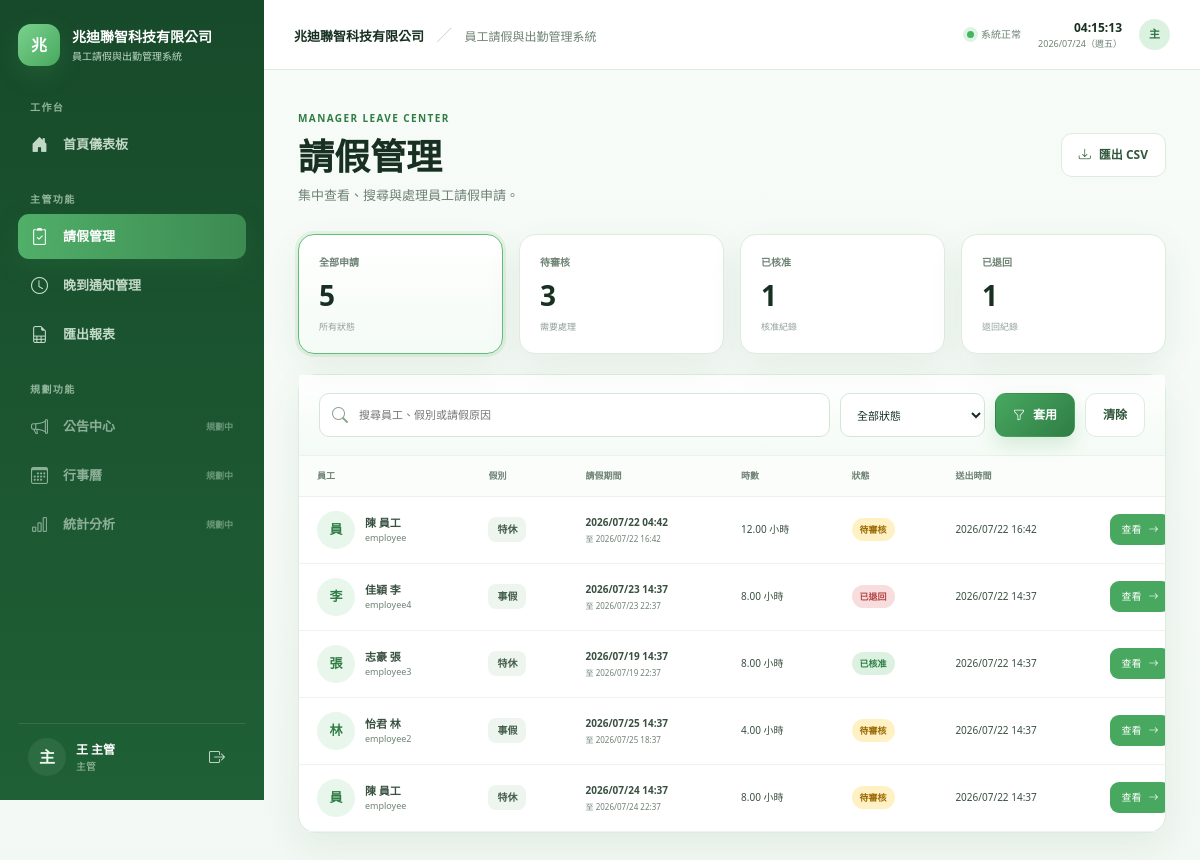
Before: /manager/leave/ (signed in) with the older database file.
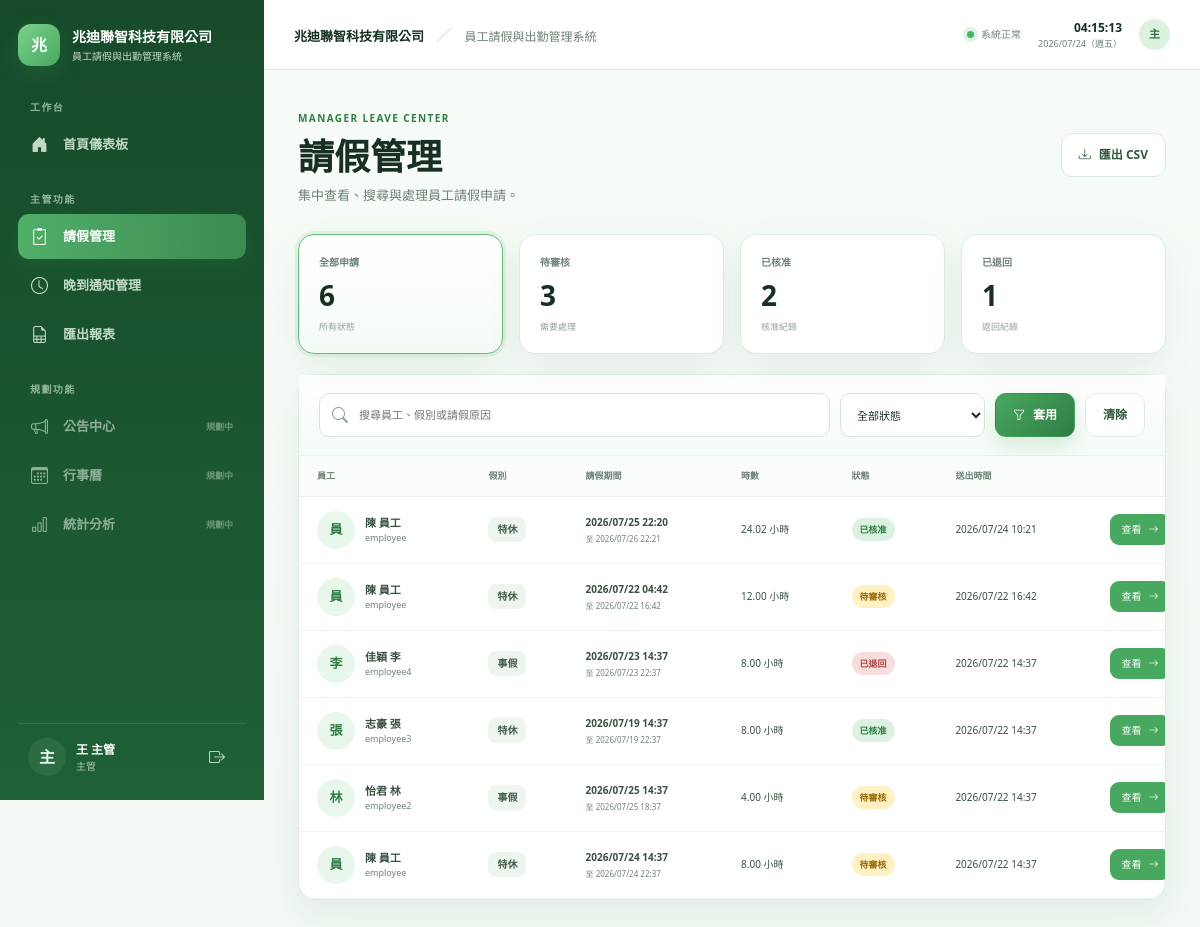
After: the same page with the newer database file.
### leaveapp/models.py (models this page shows, shortened)
class Profile(models.Model):
    ROLE_EMPLOYEE = "employee"
    ROLE_MANAGER = "manager"
    ROLE_ADMIN = "admin"
    ROLE_CHOICES = [
        (ROLE_EMPLOYEE, "員工"),
        (ROLE_MANAGER, "主管"),
        (ROLE_ADMIN, "系統管理者"),
    ]
    user = models.OneToOneField(User, on_delete=models.CASCADE, related_name="profile")
    role = models.CharField(max_length=20, choices=ROLE_CHOICES, default=ROLE_EMPLOYEE)
    manager = models.ForeignKey(
        User,
        on_delete=models.SET_NULL,
        null=True,
        blank=True,
        related_name="team_members",
        verbose_name="直屬主管",
    )

class LeaveRequest(models.Model):
    STATUS_PENDING = "pending"
    STATUS_APPROVED = "approved"
    STATUS_REJECTED = "rejected"
    STATUS_CANCELLED = "cancelled"
    STATUS_CHOICES = [
        (STATUS_PENDING, "待審核"),
        (STATUS_APPROVED, "已核准"),
        (STATUS_REJECTED, "已退回"),
        (STATUS_CANCELLED, "已取消"),
    ]
    employee = models.ForeignKey(User, on_delete=models.CASCADE, related_name="leave_requests")
    leave_type = models.ForeignKey(LeaveType, on_delete=models.PROTECT)
    start_datetime = models.DateTimeField(verbose_name="開始時間")
    end_datetime = models.DateTimeField(verbose_name="結束時間")
    reason = models.TextField(verbose_name="請假原因")
    attachment = models.FileField(upload_to="leave_attachments/%Y/%m/", blank=True, null=True)
    status = models.CharField(max_length=20, choices=STATUS_CHOICES, default=STATUS_PENDING)
    manager = models.ForeignKey(
        User,
        on_delete=models.SET_NULL,
        null=True,
        blank=True,
        related_name="managed_leave_requests",
    )
    manager_comment = models.TextField(blank=True, verbose_name="主管備註")
    created_at = models.DateTimeField(auto_now_add=True)
    reviewed_at = models.DateTimeField(blank=True, null=True)
    balance_applied = models.BooleanField(default=False)
    class Meta:
        ordering = ["-created_at"]
    @property
    def duration_hours(self):
        if not self.start_datetime or not self.end_datetime:
            return Decimal("0.00")
        seconds = (self.end_datetime - self.start_datetime).total_seconds()
        return Decimal(str(max(seconds / 3600, 0))).quantize(Decimal("0.01"))

class LeaveType(models.Model):
    name = models.CharField(max_length=50, unique=True, verbose_name="假別名稱")
    requires_attachment = models.BooleanField(default=False, verbose_name="需附件")
    active = models.BooleanField(default=True, verbose_name="啟用")
    display_order = models.PositiveIntegerField(default=0, verbose_name="顯示順序")
    class Meta:
        ordering = ["display_order", "id"]
        verbose_name = "假別"
        verbose_name_plural = "假別"

### leaveapp/views.py (the view, shortened to what this page needs)
# urls.py: path("manager/leave/", views.manager_leave_list, name="manager_leave_list"),
@login_required
@manager_required
def manager_leave_list(request):
    query = request.GET.get("q", "").strip()
    status = request.GET.get("status", "all").strip()
    requests_qs = _manager_leave_queryset(request.user).select_related(
        "employee",
        "leave_type",
        "manager",
    )
    valid_statuses = {
        LeaveRequest.STATUS_PENDING,
        LeaveRequest.STATUS_APPROVED,
        LeaveRequest.STATUS_REJECTED,
        LeaveRequest.STATUS_CANCELLED,
    }
    if status in valid_statuses:
        requests_qs = requests_qs.filter(status=status)
    all_visible = _manager_leave_queryset(request.user)
    counts = {
        "all": all_visible.count(),
        "pending": all_visible.filter(status=LeaveRequest.STATUS_PENDING).count(),
        "approved": all_visible.filter(status=LeaveRequest.STATUS_APPROVED).count(),
        "rejected": all_visible.filter(status=LeaveRequest.STATUS_REJECTED).count(),
        "cancelled": all_visible.filter(status=LeaveRequest.STATUS_CANCELLED).count(),
    }
    return render(
        request,
        "leaveapp/manager_leave_list.html",
        {
            "leave_requests": requests_qs.order_by("-created_at"),
            "query": query,
            "status_filter": status,
            "counts": counts,
        },
    )

### leaveapp/views.py (called while the page is built)
def _manager_leave_queryset(user):
    if user.profile.role == Profile.ROLE_ADMIN:
        return LeaveRequest.objects.all()
    return LeaveRequest.objects.filter(manager=user)

### templates/leaveapp/manager_leave_list.html (shortened to what this page needs)
{% extends "base.html" %}
{% block content %}
<section class="page-heading manager-heading">
  <div>
    <span class="eyebrow">MANAGER LEAVE CENTER</span>
    <h1>請假管理</h1>
    <p>集中查看、搜尋與處理員工請假申請。</p>
  </div>
  <a class="btn-enterprise secondary" href="{% url 'export_csv' %}">
    <i class="bi bi-download"></i>匯出 CSV
  </a>
</section>
<section class="manager-stat-grid">
  <a href="?status=all" class="manager-stat-card {% if status_filter == 'all' %}selected{% endif %}">
    <small>全部申請</small><strong>{{ counts.all }}</strong><span>所有狀態</span>
  </a>
  <a href="?status=pending" class="manager-stat-card {% if status_filter == 'pending' %}selected{% endif %}">
    <small>待審核</small><strong>{{ counts.pending }}</strong><span>需要處理</span>
  </a>
  <a href="?status=approved" class="manager-stat-card {% if status_filter == 'approved' %}selected{% endif %}">
    <small>已核准</small><strong>{{ counts.approved }}</strong><span>核准紀錄</span>
  </a>
  <a href="?status=rejected" class="manager-stat-card {% if status_filter == 'rejected' %}selected{% endif %}">
    <small>已退回</small><strong>{{ counts.rejected }}</strong><span>退回紀錄</span>
  </a>
</section>
<article class="enterprise-panel manager-list-panel">
  <header class="manager-toolbar">
    <form method="get" class="manager-filter-form">
      <div class="manager-search">
        <i class="bi bi-search"></i>
        <input type="search" name="q" value="{{ query }}" placeholder="搜尋員工、假別或請假原因">
      </div>
      <select name="status">
        <option value="all" {% if status_filter == "all" %}selected{% endif %}>全部狀態</option>
      </select>
      <button class="btn-enterprise primary" type="submit"><i class="bi bi-funnel"></i>套用</button>
      <a class="btn-enterprise secondary" href="{% url 'manager_leave_list' %}">清除</a>
    </form>
  </header>
  {% if leave_requests %}
  <div class="manager-table-wrap">
    <table class="manager-table">
      <thead>
        <tr>
          <th>員工</th><th>假別</th><th>請假期間</th><th>時數</th><th>狀態</th><th>送出時間</th><th></th>
        </tr>
      </thead>
      <tbody>
        {% for item in leave_requests %}
        <tr>
          <td>
            <div class="person-cell">
              <span class="person-avatar">{{ item.employee.last_name|default:item.employee.username|slice:":1" }}</span>
              <span><strong>{{ item.employee.get_full_name|default:item.employee.username }}</strong><small>{{ item.employee.username }}</small></span>
            </div>
          </td>
          <td><span class="type-badge">{{ item.leave_type.name }}</span></td>
          <td><strong>{{ item.start_datetime|date:"Y/m/d H:i" }}</strong><small>至 {{ item.end_datetime|date:"Y/m/d H:i" }}</small></td>
          <td>{{ item.duration_hours }} 小時</td>
          <td><span class="status-badge {{ item.status }}">{{ item.get_status_display }}</span></td>
          <td>{{ item.created_at|date:"Y/m/d H:i" }}</td>
          <td><a class="review-link" href="{% url 'leave_detail' item.id %}">查看<i class="bi bi-arrow-right"></i></a></td>
        </tr>
        {% endfor %}
      </tbody>
    </table>
  </div>
  {% else %}
  <div class="empty-state">
    <span><i class="bi bi-search"></i></span>
    <strong>找不到符合條件的請假申請</strong>
    <p>請調整搜尋文字或篩選條件。</p>
  </div>
  {% endif %}
</article>
{% endblock %}

### templates/base.html (shortened to what this page needs)
{% load static %}
<!doctype html>
<html lang="zh-Hant">
<head>
  <link href="https://cdn.jsdelivr.net/npm/bootstrap@5.3.3/dist/css/bootstrap.min.css" rel="stylesheet">
  <link href="https://cdn.jsdelivr.net/npm/bootstrap-icons@1.11.3/font/bootstrap-icons.css" rel="stylesheet">
  <link rel="stylesheet" href="{% static 'css/style.css' %}">
</head>
<body>
{% if user.is_authenticated %}
<div class="app-shell">
  <aside class="sidebar d-none d-lg-flex">
    <a class="brand" href="{% url 'dashboard' %}">
      <span class="brand-mark">兆</span>
      <span class="brand-copy">
        <strong>兆迪聯智科技有限公司</strong>
        <small>員工請假與出勤管理系統</small>
      </span>
    </a>
    <nav class="sidebar-nav">
      <span class="nav-label">工作台</span>
      <a class="sidebar-link {% if request.resolver_match.url_name == 'dashboard' %}active{% endif %}" href="{% url 'dashboard' %}">
        <i class="bi bi-house-door-fill"></i><span>首頁儀表板</span>
      </a>
      {% if user.profile.role == "employee" %}
      <span class="nav-label nav-label-spaced">請假管理</span>
      <a class="sidebar-link" href="{% url 'create_leave' %}">
        <i class="bi bi-calendar2-plus"></i><span>新增請假</span>
      </a>
      <a class="sidebar-link" href="{% url 'dashboard' %}#my-requests">
        <i class="bi bi-journal-text"></i><span>我的請假紀錄</span>
      </a>
      <span class="nav-label nav-label-spaced">其他功能</span>
      <a class="sidebar-link" href="{% url 'create_late_notice' %}">
        <i class="bi bi-clock-history"></i><span>晚到通知</span>
      </a>
      {% else %}
      <span class="nav-label nav-label-spaced">主管功能</span>
      <a class="sidebar-link {% if request.resolver_match.url_name == 'manager_leave_list' %}active{% endif %}" href="{% url 'manager_leave_list' %}">
        <i class="bi bi-clipboard2-check"></i><span>請假管理</span>
      </a>
      <a class="sidebar-link {% if request.resolver_match.url_name == 'manager_late_list' %}active{% endif %}" href="{% url 'manager_late_list' %}">
        <i class="bi bi-clock"></i><span>晚到通知管理</span>
      </a>
      <a class="sidebar-link" href="{% url 'export_csv' %}">
        <i class="bi bi-file-earmark-spreadsheet"></i><span>匯出報表</span>
      </a>
      {% endif %}
      <span class="nav-label nav-label-spaced">規劃功能</span>
      <span class="sidebar-link disabled-link"><i class="bi bi-megaphone"></i><span>公告中心</span><small>規劃中</small></span>
      <span class="sidebar-link disabled-link"><i class="bi bi-calendar3"></i><span>行事曆</span><small>規劃中</small></span>
      <span class="sidebar-link disabled-link"><i class="bi bi-bar-chart"></i><span>統計分析</span><small>規劃中</small></span>
    </nav>
    <div class="sidebar-user">
      <span class="avatar">{{ user.last_name|default:user.username|slice:":1" }}</span>
      <span class="sidebar-user-copy">
        <strong>{{ user.get_full_name|default:user.username }}</strong>
        <small>{{ user.profile.get_role_display }}</small>
      </span>
      <form action="{% url 'logout' %}" method="post">
        <button class="icon-btn" title="登出"><i class="bi bi-box-arrow-right"></i></button>
      </form>
    </div>
  </aside>
  <div class="app-main">
    <header class="topbar">
      <div class="topbar-title">
        <strong>兆迪聯智科技有限公司</strong>
        <span>／</span>
        <small>員工請假與出勤管理系統</small>
      </div>
      <div class="topbar-right">
        <span class="system-online"><i></i>系統正常</span>
        <div class="live-clock d-none d-md-block">
          <strong id="liveTime">--:--:--</strong>
          <small id="liveDate">----/--/--</small>
        </div>
        <span class="topbar-avatar">{{ user.last_name|default:user.username|slice:":1" }}</span>
      </div>
    </header>
    <main class="content-area">
      {% block content %}{% endblock %}
    </main>
  </div>
</div>
{% endif %}
</body>
</html>

Changed rows visible on the page:
added LeaveRequest: employee.last_name "員", employee.get_full_name "陳 員工", employee.username "employee", leave_type.name "特休", start_datetime "2026/07/25 22:20", end_datetime "2026/07/26 22:21", duration_hours "24.02", status "已核准", created_at "2026/07/24 10:21"
Other visible differences:
{{ counts.all }}: "5" → "6"
{{ counts.approved }}: "1" → "2"
